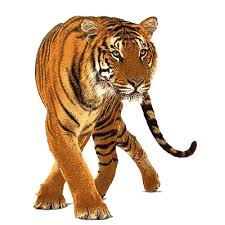
#> input picture Cryptography/tests/test.jpg, 225 x 225 px, given in place of test.png, which was not available
$ python 'Steg Solve.py'
#> lines starting #> are read from the running program, lines starting #| are printed output that depends on the picture; after the words box and inside, x2 and y2 are one past the last pixel; in counts of white or black regions, pixels touching at a corner belong together; pictures that were not available may be replaced by others from this repository, and a replacement may not be noted
from PIL import Image
# Make sure that pillow is installed
# Setup
img_path = 'tests/test.png'
out_path = 'tests/steg solve/'
# End Setup


def get_image(path):
#> called with path = 'tests/test.png'
    image = Image.open(path)
#> image is the input picture: PIL image 225x225 RGB; mean R, G, B 218.1, 199, 180.8
    return image


def save_image(image, path):
    image.save(path)
    # image.show()


def get_plane(img, channel_index, plane_number):
    width = img.width
    height = img.height
    # get the pixel data
    pxl_data = img.load()
    # get the plane
    print('Getting Plane {}'.format(plane_number))
    new_img = Image.new('1', [width, height])
    new_img_pxl_values = new_img.load()
    # go over each pixel in the image
    for x in range(width):
        for y in range(height):
            pixel_value_colour = pxl_data[x, y]
            pixel_value_channel = pixel_value_colour[channel_index]
            pixel_value_channel_bin = bin(pixel_value_channel)[2:].zfill(8)
            pixel_value_plane = pixel_value_channel_bin[7 - plane_number]
            new_img_pxl_values[x, y] = 255 * int(pixel_value_plane),
    # save the image
    save_image(new_img, out_path + '{}_{}.png'.format(img.mode[channel_index], plane_number))


def get_overall_channel(img, channel_index):
    width = img.width
    height = img.height
    # get the pixel data
    pxl_data = img.load()
    new_img = Image.new('L', [width, height])
    new_img_pxl_values = new_img.load()
    # go over each pixel
    for x in range(width):
        for y in range(height):
            pixel_value_colour = pxl_data[x, y]
            pixel_value_channel = pixel_value_colour[channel_index]
            new_img_pxl_values[x, y] = int(pixel_value_channel)
    # save the image
    save_image(new_img, out_path + '{}_Overall.png'.format(img.mode[channel_index]))


# open the image
img_orig = get_image(img_path)

# perform steg on each channel
for cur_channel in img_orig.mode:
    print('\nChannel: {}'.format(cur_channel))
    cur_channel_index = img_orig.mode.index(cur_channel)
    # for each plane on a certain channel
    for cur_plane_number in range(8):
        get_plane(img_orig, cur_channel_index, cur_plane_number)
    # get the overall channel image
    print('Getting Overall Channel for: {}'.format(cur_channel))
    get_overall_channel(img_orig, cur_channel_index)
#> this loop made 3 passes
#> pass 1, in save_image, `image.save(path)`:
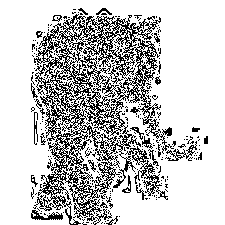
#> saved as R_0.png: PIL image 225x225 1; 77.5% white; black in thin lines or dots, all inside (x1, y1, x2, y2) = (31, 8, 208, 225)
#> pass 1, in save_image (call 2), `image.save(path)`:
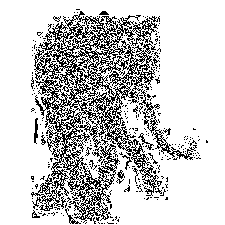
#> saved as R_1.png: PIL image 225x225 1; 78.8% white; black in thin lines or dots, all inside (x1, y1, x2, y2) = (31, 9, 208, 224)
#> pass 1, in save_image (call 3), `image.save(path)`:
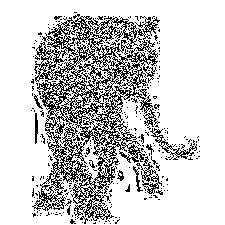
#> saved as R_2.png: PIL image 225x225 1; 79.5% white; black in thin lines or dots, all inside (x1, y1, x2, y2) = (31, 12, 200, 224)
